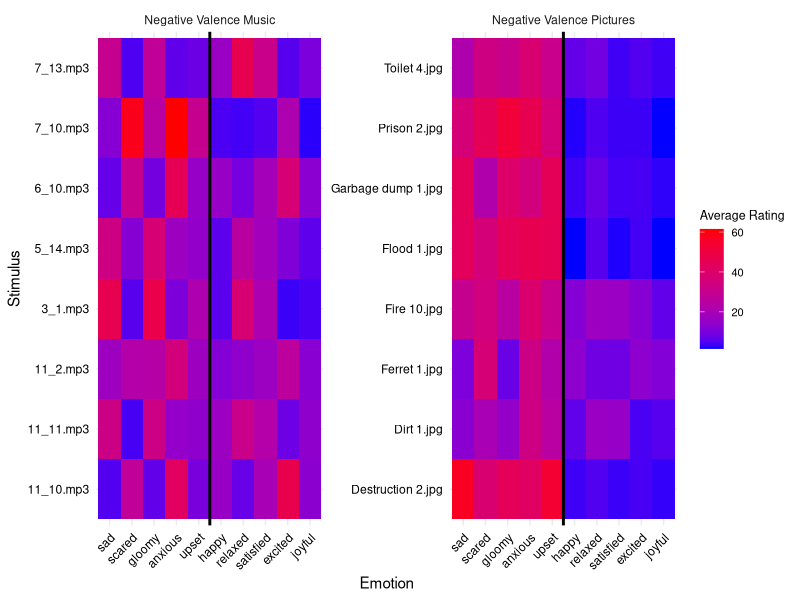
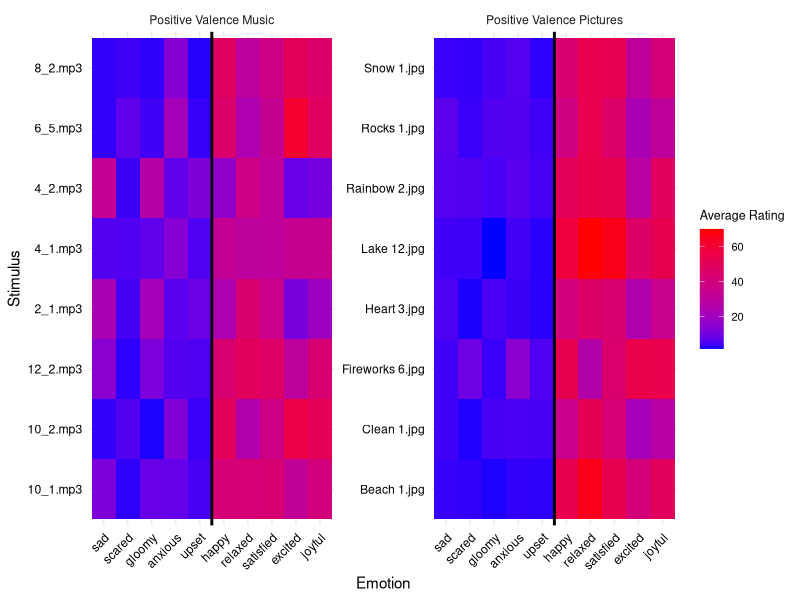
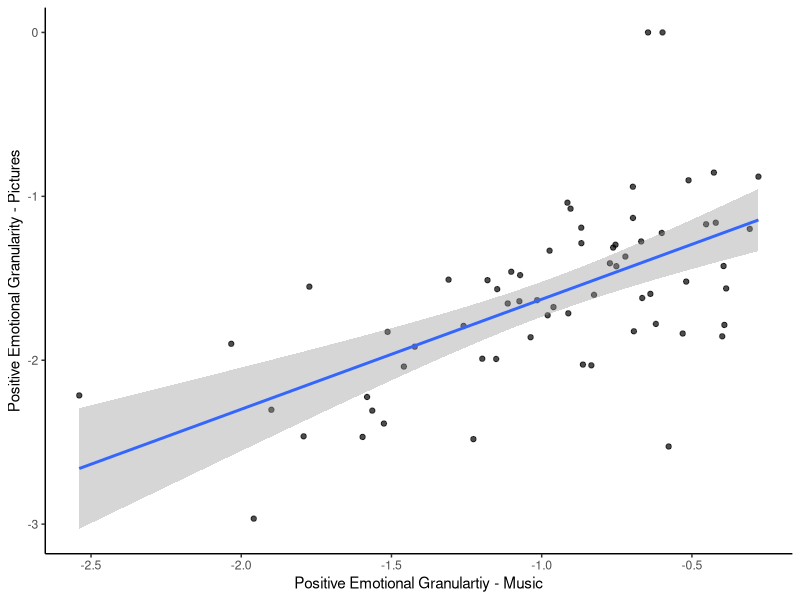
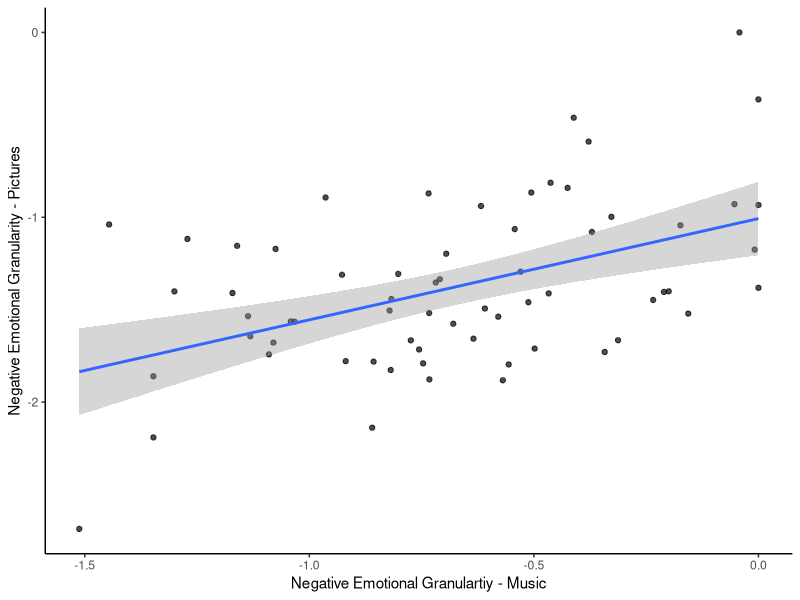
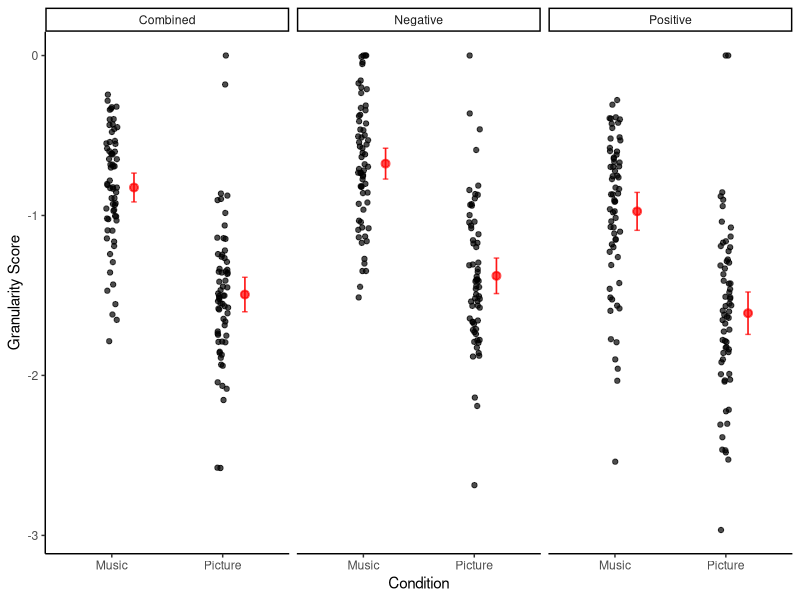
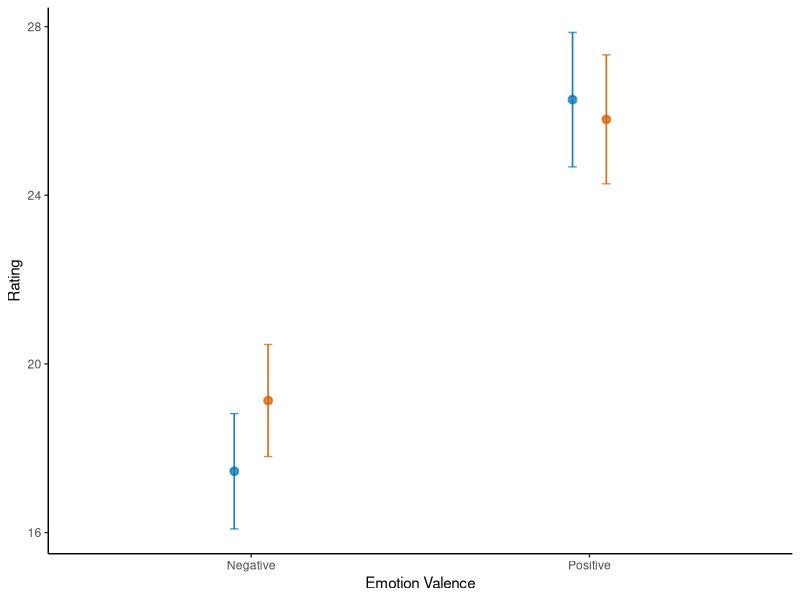
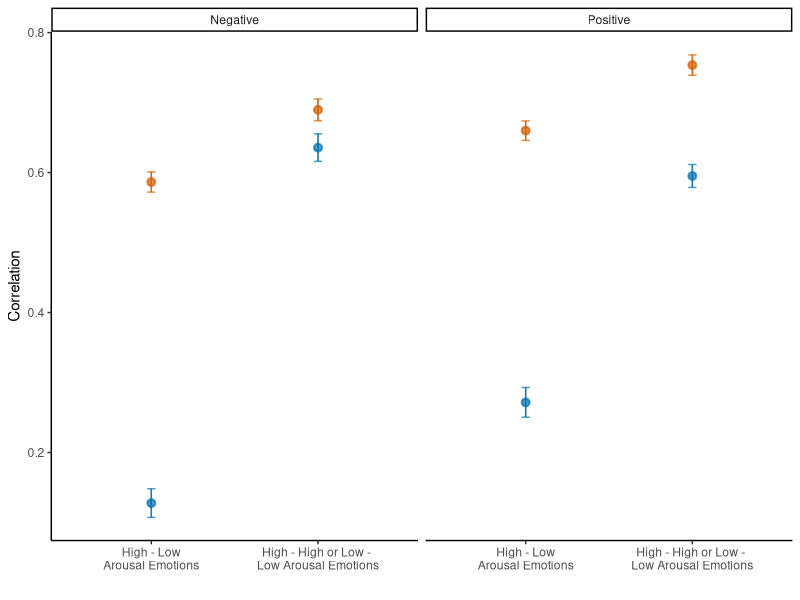
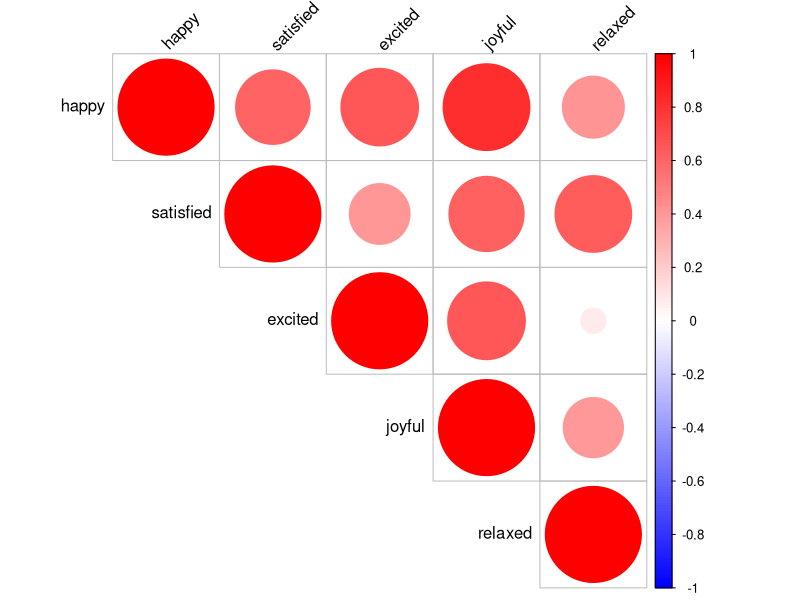

These figures' R source, in order:
## ---- chunk 1
library(lmerTest)
library(tidyverse)
library(corrplot)
## ---- chunk 2
granularity_scores <- read.csv(file='../data/study2_granularityscores.csv')

pos_ratings <- read.csv(file='../data/study2_positiveratings.csv')

neg_ratings <- read.csv(file='../data/study2_negativeratings.csv')
## ---- chunk 3
averages_pos <- pos_ratings %>%
  pivot_longer(happy:relaxed, names_to = "Emotion", values_to = "Response") %>%
  group_by(stim, condition, Emotion) %>%
  summarise(
     `Average Rating` = mean(Response, na.rm = TRUE)
    )

averages_neg <- neg_ratings %>%
  pivot_longer(gloomy:upset, names_to = "Emotion", values_to = "Response") %>%
  group_by(stim, condition,Emotion) %>%
  summarise(
    `Average Rating` = mean(Response, na.rm = TRUE)
    )

# Positive and Negative picture and music lists
pos_pic <- c("Beach 1.jpg", "Fireworks 6.jpg", "Lake 12.jpg", "Rainbow 2.jpg", "Clean 1.jpg", "Heart 3.jpg", "Rocks 1.jpg", "Snow 1.jpg")
neg_pic <- c("Dirt 1.jpg", "Ferret 1.jpg", "Fire 10.jpg", "Flood 1.jpg", "Destruction 2.jpg", "Garbage dump 1.jpg", "Prison 2.jpg", "Toilet 4.jpg")

pos_music <- c("2_1.mp3", "4_1.mp3", "4_2.mp3", "6_5.mp3", "8_2.mp3", "10_1.mp3", "10_2.mp3", "12_2.mp3")
neg_music <- c("3_1.mp3", "5_14.mp3", "6_10.mp3", "7_10.mp3", "7_13.mp3", "11_2.mp3", "11_10.mp3", "11_11.mp3")

# Apply the filter function
# Create a function to filter data by positive or negative images/music
filter_by_type <- function(data, type_list, column_name) {
  data %>%
    filter(!!sym(column_name) %in% type_list)
}
averages_master <- rbind(averages_pos,averages_neg)
pos_pic_data <- filter_by_type(averages_master, pos_pic, "stim")
neg_pic_data <- filter_by_type(averages_master, neg_pic, "stim")

pos_music_data <- filter_by_type(averages_master, pos_music, "stim")
neg_music_data <- filter_by_type(averages_master, neg_music, "stim")

neg_averages <- rbind(neg_pic_data,neg_music_data)

neg_averages$Emotion <- factor(neg_averages$Emotion, levels = c("sad", "scared", "gloomy", "anxious", "upset", "happy", "relaxed", "satisfied", "excited", "joyful"))

neg_averages %>%
  mutate(condition = recode(condition, music = "Negative Valence Music", pic = "Negative Valence Pictures")) %>%
  ggplot(aes(x = Emotion, y = stim, fill = `Average Rating`)) +
    geom_tile() +
    #ggtitle(paste("Average Responses by Emotion and Stimulus for", group_name)) +
    xlab("Emotion") +
    ylab("Stimulus") +
    scale_fill_gradient(low = "blue", high = "red") +  # Adjust color scheme as needed
    theme_minimal() +
    theme(axis.text.x = element_text(angle = 45, hjust = 1, color = "black"), axis.text.y = element_text(color = "black"), plot.background = element_rect(fill = "white", color = NA),  # Set plot background to white
        panel.background = element_rect(fill = "white", color = NA),legend.title = element_text(size = 9), 
               legend.text = element_text(size = 8)) +
  facet_wrap(~condition, scales = "free") +
  geom_vline(xintercept=5.5, color="black", linetype="solid", size=1)

pos_averages <- rbind(pos_pic_data,pos_music_data)

pos_averages$Emotion <- factor(pos_averages$Emotion, levels = c("sad", "scared", "gloomy", "anxious", "upset", "happy", "relaxed", "satisfied", "excited", "joyful"))

pos_averages %>%
  mutate(condition = recode(condition, music = "Positive Valence Music", pic = "Positive Valence Pictures")) %>%
  ggplot(aes(x = Emotion, y = stim, fill = `Average Rating`)) +
    geom_tile() +
    #ggtitle(paste("Average Responses by Emotion and Stimulus for", group_name)) +
    xlab("Emotion") +
    ylab("Stimulus") +
    scale_fill_gradient(low = "blue", high = "red") +  # Adjust color scheme as needed
    theme_minimal() +
    theme(axis.text.x = element_text(angle = 45, hjust = 1, color = "black"), axis.text.y = element_text(color = "black"), plot.background = element_rect(fill = "white", color = NA),  # Set plot background to white
        panel.background = element_rect(fill = "white", color = NA),legend.title = element_text(size = 9), 
               legend.text = element_text(size = 8)) +
  facet_wrap(~condition, scales = "free") +
  geom_vline(xintercept=5.5, color="black", linetype="solid", size=1)
## ---- chunk 4
#pos - music
pos_ratings_music <- pos_ratings %>%
  subset(condition=="music")

# Select only the numeric columns for the correlation matrix
matrix_columns <- pos_ratings_music[c(3:7)]

# Calculate the correlation matrix
correlation_matrix <- cor(matrix_columns, use = "complete.obs")

# Function to compute significance levels
cor.mtest <- function(mat, conf.level = 0.95) {
  mat <- as.matrix(mat)
  n <- ncol(mat)
  p.mat <- matrix(NA, n, n)
  diag(p.mat) <- 0
  for (i in 1:(n - 1)) {
    for (j in (i + 1):n) {
      tmp <- cor.test(mat[, i], mat[, j], conf.level = conf.level)
      p.mat[i, j] <- p.mat[j, i] <- tmp$p.value
    }
  }
  colnames(p.mat) <- rownames(p.mat) <- colnames(mat)
  p.mat
}

# Compute p-values
p_values <- cor.mtest(matrix_columns)

# Specify the folder where you want to save the file
output_folder <- "../results/qualtrics/"

# Combine the folder path with the file name
output_file <- file.path(output_folder, "full_surveys_corrmatrix.png")

# Open a PNG device with the specified file path
png(output_file, width = 800, height = 800)

# Generate the corrplot
corrplot(correlation_matrix, method = "circle", type = "upper", 
         p.mat = p_values, sig.level = 0.05, insig = "blank",
         tl.col = "black", tl.srt = 45, addCoef.col = NULL,
         col = colorRampPalette(c("blue", "white", "red"))(200))

title(main = "", col.main = "black", font.main = 4)

# Close the PNG device
dev.off()

#pos-pics
pos_ratings_pic <- pos_ratings %>%
  subset(condition=="pic")

# Select only the numeric columns for the correlation matrix
matrix_columns <- pos_ratings_pic[c(3:7)]

# Calculate the correlation matrix
correlation_matrix <- cor(matrix_columns, use = "complete.obs")

# Function to compute significance levels
cor.mtest <- function(mat, conf.level = 0.95) {
  mat <- as.matrix(mat)
  n <- ncol(mat)
  p.mat <- matrix(NA, n, n)
  diag(p.mat) <- 0
  for (i in 1:(n - 1)) {
    for (j in (i + 1):n) {
      tmp <- cor.test(mat[, i], mat[, j], conf.level = conf.level)
      p.mat[i, j] <- p.mat[j, i] <- tmp$p.value
    }
  }
  colnames(p.mat) <- rownames(p.mat) <- colnames(mat)
  p.mat
}

# Compute p-values
p_values <- cor.mtest(matrix_columns)

# Specify the folder where you want to save the file
output_folder <- "../results/qualtrics/"

# Combine the folder path with the file name
output_file <- file.path(output_folder, "full_surveys_corrmatrix.png")

# Open a PNG device with the specified file path
png(output_file, width = 800, height = 800)

# Generate the corrplot
corrplot(correlation_matrix, method = "circle", type = "upper", 
         p.mat = p_values, sig.level = 0.05, insig = "blank",
         tl.col = "black", tl.srt = 45, addCoef.col = NULL,
         col = colorRampPalette(c("blue", "white", "red"))(200))

title(main = "", col.main = "black", font.main = 4)

# Close the PNG device
dev.off()

#neg - music
neg_ratings_pic <- neg_ratings %>%
  subset(condition=="pic")

# Select only the numeric columns for the correlation matrix
matrix_columns <- neg_ratings_pic[c(3:7)]

# Calculate the correlation matrix
correlation_matrix <- cor(matrix_columns, use = "complete.obs")

# Function to compute significance levels
cor.mtest <- function(mat, conf.level = 0.95) {
  mat <- as.matrix(mat)
  n <- ncol(mat)
  p.mat <- matrix(NA, n, n)
  diag(p.mat) <- 0
  for (i in 1:(n - 1)) {
    for (j in (i + 1):n) {
      tmp <- cor.test(mat[, i], mat[, j], conf.level = conf.level)
      p.mat[i, j] <- p.mat[j, i] <- tmp$p.value
    }
  }
  colnames(p.mat) <- rownames(p.mat) <- colnames(mat)
  p.mat
}

# Compute p-values
p_values <- cor.mtest(matrix_columns)

# Specify the folder where you want to save the file
output_folder <- "../results/qualtrics/"

# Combine the folder path with the file name
output_file <- file.path(output_folder, "full_surveys_corrmatrix.png")

# Open a PNG device with the specified file path
png(output_file, width = 800, height = 800)

# Generate the corrplot
corrplot(correlation_matrix, method = "circle", type = "upper", 
         p.mat = p_values, sig.level = 0.05, insig = "blank",
         tl.col = "black", tl.srt = 45, addCoef.col = NULL,
         col = colorRampPalette(c("blue", "white", "red"))(200))

title(main = "", col.main = "black", font.main = 4)

# Close the PNG device
dev.off()

#pos-pics
pos_ratings_pic <- pos_ratings %>%
  subset(condition=="pic")

# Select only the numeric columns for the correlation matrix
matrix_columns <- pos_ratings_pic[c(3:7)]

# Calculate the correlation matrix
correlation_matrix <- cor(matrix_columns, use = "complete.obs")

# Function to compute significance levels
cor.mtest <- function(mat, conf.level = 0.95) {
  mat <- as.matrix(mat)
  n <- ncol(mat)
  p.mat <- matrix(NA, n, n)
  diag(p.mat) <- 0
  for (i in 1:(n - 1)) {
    for (j in (i + 1):n) {
      tmp <- cor.test(mat[, i], mat[, j], conf.level = conf.level)
      p.mat[i, j] <- p.mat[j, i] <- tmp$p.value
    }
  }
  colnames(p.mat) <- rownames(p.mat) <- colnames(mat)
  p.mat
}

# Compute p-values
p_values <- cor.mtest(matrix_columns)

# Specify the folder where you want to save the file
output_folder <- "../results/qualtrics/"

# Combine the folder path with the file name
output_file <- file.path(output_folder, "full_surveys_corrmatrix.png")

# Open a PNG device with the specified file path
png(output_file, width = 800, height = 800)

# Generate the corrplot
corrplot(correlation_matrix, method = "circle", type = "upper", 
         p.mat = p_values, sig.level = 0.05, insig = "blank",
         tl.col = "black", tl.srt = 45, addCoef.col = NULL,
         col = colorRampPalette(c("blue", "white", "red"))(200))

title(main = "", col.main = "black", font.main = 4)

# Close the PNG device
dev.off()
## ---- chunk 5
#granularity across pics + music
##positive
cor.test(granularity_scores$posmusicICC, granularity_scores$pospicICC)

##negative
cor.test(granularity_scores$negmusicICC, granularity_scores$negpicICC)

##combined
cor.test(granularity_scores$allmusicICC, granularity_scores$allpicICC)
## ---- chunk 6
#granularity across pics + music
##positive
t.test(granularity_scores$posmusicICC, granularity_scores$pospicICC, paired=TRUE)

##negative
t.test(granularity_scores$negmusicICC, granularity_scores$negpicICC, paired=TRUE)

##combined
t.test(granularity_scores$allmusicICC, granularity_scores$allpicICC, paired=TRUE)
## ---- chunk 7
#gloomy sad scared anxious upset
neg_ratings$average <- (neg_ratings$gloomy + neg_ratings$sad + neg_ratings$scared + neg_ratings$anxious + neg_ratings$gloomy)/5

neg_averages <-
  neg_ratings %>%
  group_by(Participant.Public.ID, condition) %>%
  dplyr::summarize(mean = mean(average))

neg_averages$valence <- "Negative"

m1 <- lmer(data=neg_averages, mean ~ condition + (1|Participant.Public.ID))
summary(m1)

#relaxed, excited, satisfied, happy, joyful
pos_ratings$average <- (pos_ratings$relaxed + pos_ratings$excited + pos_ratings$satisfied + pos_ratings$happy + pos_ratings$joyful)/5

pos_averages <-
  pos_ratings %>%
  group_by(Participant.Public.ID, condition) %>%
  dplyr::summarize(mean = mean(average))

pos_averages$valence <- "Positive"

m1 <- lmer(data=pos_averages, mean ~ condition + (1|Participant.Public.ID))
summary(m1)

averages <- rbind(neg_averages, pos_averages)
## ---- chunk 8
#correlation between ICCs
ggplot(data=granularity_scores, aes(x=posmusicICC, y=pospicICC)) +
  theme_classic()+
  theme(legend.position = "none")+
  geom_point(alpha=0.7) +
  geom_smooth(method="lm") +
  xlab("Positive Emotional Granulartiy - Music") +
  ylab("Positive Emotional Granularity - Pictures")

ggplot(data=granularity_scores, aes(x=negmusicICC, y=negpicICC)) +
  theme_classic()+
  theme(legend.position = "none")+
  geom_point(alpha=0.7) +
  geom_smooth(method="lm") +
  xlab("Negative Emotional Granulartiy - Music") +
  ylab("Negative Emotional Granularity - Pictures")

#magnitude differences in ICCs
granularity_scores_long <-
  granularity_scores %>%
  pivot_longer(negmusicICC:allpicICC) 
  
granularity_scores_long$valence <- ifelse(grepl("^neg",granularity_scores_long$name), "Negative", "Positive")
granularity_scores_long$valence <- ifelse(grepl("^all",granularity_scores_long$name), "Combined", granularity_scores_long$valence)
granularity_scores_long$condition <- ifelse(grepl("pic",granularity_scores_long$name), "Picture", "Music")


ggplot(data=granularity_scores_long, aes(x=condition, y=value)) +
  stat_summary(fun.data = 'mean_cl_normal', geom = 'errorbar', width = 0.05, alpha=0.7,position = position_nudge(x = .2, y = 0),color="red") +
  stat_summary(fun.data = 'mean_cl_normal', geom = 'pointrange', alpha=0.7,position = position_nudge(x = .2, y = 0),color="red")+
  theme_classic()+
  theme(legend.position = "none") +
  facet_wrap(~valence,scales = "free_x") +
  geom_jitter(alpha=0.7, width=0.05) +
  #geom_violinhalf(position = position_nudge(x = .2, y = 0))
  xlab("Condition") +
  ylab("Granularity Score")

#magnitude differences in raw ratings (not ICC)
ggplot(data=averages, aes(x=valence, y=mean, color=condition)) +
     stat_summary(fun.data = 'mean_se', geom = 'errorbar', width = 0.05, alpha=0.7,position=position_dodge(width=0.2)) +
  stat_summary(fun.data = 'mean_se', geom = 'pointrange', alpha=0.7,position=position_dodge(width=0.2))+
  theme_classic()+
  theme(legend.position = "none") +
  xlab("Emotion Valence") +
  ylab("Rating") +
  scale_color_manual(values=c("#0072B2", "#D55E00" )) +
  scale_fill_manual(values=c("#0072B2","#D55E00"))
## ---- chunk 9
##Pos emotions
#relaxed, excited, satisfied, happy, joyful

#relaxed - excited
relaxed_excited_cor <-
  pos_ratings %>%
  group_by(Participant.Public.ID, condition) %>%
  dplyr::summarize(cor = cor(relaxed, excited))

relaxed_excited_cor_pics <- relaxed_excited_cor %>%
  subset(condition == "pic")

relaxed_excited_cor_music <- relaxed_excited_cor %>%
  subset(condition == "music")

t.test(relaxed_excited_cor_music$cor, relaxed_excited_cor_pics$cor, paired=TRUE)

#relaxed - satisfied
relaxed_satisfied_cor <-
  pos_ratings %>%
  group_by(Participant.Public.ID, condition) %>%
  dplyr::summarize(cor = cor(relaxed, satisfied))

relaxed_satisfied_cor_pics <- relaxed_satisfied_cor %>%
  subset(condition == "pic")

relaxed_satisfied_cor_music <- relaxed_satisfied_cor %>%
  subset(condition == "music")

t.test(relaxed_satisfied_cor_music$cor, relaxed_satisfied_cor_pics$cor, paired=TRUE)

#relaxed - happy
relaxed_happy_cor <-
  pos_ratings %>%
  group_by(Participant.Public.ID, condition) %>%
  dplyr::summarize(cor = cor(relaxed, happy))

relaxed_happy_cor_pics <- relaxed_happy_cor %>%
  subset(condition == "pic")

relaxed_happy_cor_music <- relaxed_happy_cor %>%
  subset(condition == "music")

t.test(relaxed_happy_cor_music$cor, relaxed_happy_cor_pics$cor, paired=TRUE)

#relaxed - joyful
relaxed_joyful_cor <-
  pos_ratings %>%
  group_by(Participant.Public.ID, condition) %>%
  dplyr::summarize(cor = cor(relaxed, joyful))

relaxed_joyful_cor_pics <- relaxed_joyful_cor %>%
  subset(condition == "pic")

relaxed_joyful_cor_music <- relaxed_joyful_cor %>%
  subset(condition == "music")

t.test(relaxed_joyful_cor_music$cor, relaxed_joyful_cor_pics$cor, paired=TRUE)

#excited - satisfied
excited_satisfied_cor <-
  pos_ratings %>%
  group_by(Participant.Public.ID, condition) %>%
  dplyr::summarize(cor = cor(excited, satisfied))

excited_satisfied_cor_pics <- excited_satisfied_cor %>%
  subset(condition == "pic")

excited_satisfied_cor_music <- excited_satisfied_cor %>%
  subset(condition == "music")

t.test(excited_satisfied_cor_music$cor, excited_satisfied_cor_pics$cor, paired=TRUE)

#excited - happy
excited_happy_cor <-
  pos_ratings %>%
  group_by(Participant.Public.ID, condition) %>%
  dplyr::summarize(cor = cor(excited, happy))

excited_happy_cor_pics <- excited_happy_cor %>%
  subset(condition == "pic")

excited_happy_cor_music <- excited_happy_cor %>%
  subset(condition == "music")

t.test(excited_happy_cor_music$cor, excited_happy_cor_pics$cor, paired=TRUE)

#excited - joyful
excited_joyful_cor <-
  pos_ratings %>%
  group_by(Participant.Public.ID, condition) %>%
  dplyr::summarize(cor = cor(excited, joyful))

excited_joyful_cor_pics <- excited_joyful_cor %>%
  subset(condition == "pic")

excited_joyful_cor_music <- excited_joyful_cor %>%
  subset(condition == "music")

t.test(excited_joyful_cor_music$cor, excited_joyful_cor_pics$cor, paired=TRUE)

#satisfied - happy
satisfied_happy_cor <-
  pos_ratings %>%
  group_by(Participant.Public.ID, condition) %>%
  dplyr::summarize(cor = cor(satisfied, happy))

satisfied_happy_cor_pics <- satisfied_happy_cor %>%
  subset(condition == "pic")

satisfied_happy_cor_music <- satisfied_happy_cor %>%
  subset(condition == "music")

t.test(satisfied_happy_cor_music$cor, satisfied_happy_cor_pics$cor, paired=TRUE)

#satisfied - joyful
satisfied_joyful_cor <-
  pos_ratings %>%
  group_by(Participant.Public.ID, condition) %>%
  dplyr::summarize(cor = cor(satisfied, joyful))

satisfied_joyful_cor_pics <- satisfied_joyful_cor %>%
  subset(condition == "pic")

satisfied_joyful_cor_music <- satisfied_joyful_cor %>%
  subset(condition == "music")

t.test(satisfied_joyful_cor_music$cor, satisfied_joyful_cor_pics$cor, paired=TRUE)

#joyful - happy
joyful_happy_cor <-
  pos_ratings %>%
  group_by(Participant.Public.ID, condition) %>%
  dplyr::summarize(cor = cor(joyful, happy))

joyful_happy_cor_pics <- joyful_happy_cor %>%
  subset(condition == "pic")

joyful_happy_cor_music <- joyful_happy_cor %>%
  subset(condition == "music")

t.test(joyful_happy_cor_music$cor, joyful_happy_cor_pics$cor, paired=TRUE)

#neg emotions
#gloomy sad scared anxious upset
#gloomy - sad
gloomy_sad_cor <-
  neg_ratings %>%
  group_by(Participant.Public.ID, condition) %>%
  dplyr::summarize(cor = cor(gloomy, sad))

gloomy_sad_cor_pics <- gloomy_sad_cor %>%
  subset(condition == "pic")

gloomy_sad_cor_music <- gloomy_sad_cor %>%
  subset(condition == "music")

t.test(gloomy_sad_cor_music$cor, gloomy_sad_cor_pics$cor, paired=TRUE)

#gloomy - scared
gloomy_scared_cor <-
  neg_ratings %>%
  group_by(Participant.Public.ID, condition) %>%
  dplyr::summarize(cor = cor(gloomy, scared))

gloomy_scared_cor_pics <- gloomy_scared_cor %>%
  subset(condition == "pic")

gloomy_scared_cor_music <- gloomy_scared_cor %>%
  subset(condition == "music")

t.test(gloomy_scared_cor_music$cor, gloomy_scared_cor_pics$cor, paired=TRUE)

#gloomy - anxious
gloomy_anxious_cor <-
  neg_ratings %>%
  group_by(Participant.Public.ID, condition) %>%
  dplyr::summarize(cor = cor(gloomy, anxious))

gloomy_anxious_cor_pics <- gloomy_anxious_cor %>%
  subset(condition == "pic")

gloomy_anxious_cor_music <- gloomy_anxious_cor %>%
  subset(condition == "music")

t.test(gloomy_anxious_cor_music$cor, gloomy_anxious_cor_pics$cor, paired=TRUE)

#gloomy - upset
gloomy_upset_cor <-
  neg_ratings %>%
  group_by(Participant.Public.ID, condition) %>%
  dplyr::summarize(cor = cor(gloomy, upset))

gloomy_upset_cor_pics <- gloomy_upset_cor %>%
  subset(condition == "pic")

gloomy_upset_cor_music <- gloomy_upset_cor %>%
  subset(condition == "music")

t.test(gloomy_upset_cor_music$cor, gloomy_upset_cor_pics$cor, paired=TRUE)

#sad - scared
sad_scared_cor <-
  neg_ratings %>%
  group_by(Participant.Public.ID, condition) %>%
  dplyr::summarize(cor = cor(sad, scared))

sad_scared_cor_pics <- sad_scared_cor %>%
  subset(condition == "pic")

sad_scared_cor_music <- sad_scared_cor %>%
  subset(condition == "music")

t.test(sad_scared_cor_music$cor, sad_scared_cor_pics$cor, paired=TRUE)

#sad - anxious
sad_anxious_cor <-
  neg_ratings %>%
  group_by(Participant.Public.ID, condition) %>%
  dplyr::summarize(cor = cor(sad, anxious))

sad_anxious_cor_pics <- sad_anxious_cor %>%
  subset(condition == "pic")

sad_anxious_cor_music <- sad_anxious_cor %>%
  subset(condition == "music")

t.test(sad_anxious_cor_music$cor, sad_anxious_cor_pics$cor, paired=TRUE)

#sad - upset
sad_upset_cor <-
  neg_ratings %>%
  group_by(Participant.Public.ID, condition) %>%
  dplyr::summarize(cor = cor(sad, upset))

sad_upset_cor_pics <- sad_upset_cor %>%
  subset(condition == "pic")

sad_upset_cor_music <- sad_upset_cor %>%
  subset(condition == "music")

t.test(sad_upset_cor_music$cor, sad_upset_cor_pics$cor, paired=TRUE)

#scared - anxious
scared_anxious_cor <-
  neg_ratings %>%
  group_by(Participant.Public.ID, condition) %>%
  dplyr::summarize(cor = cor(scared, anxious))

scared_anxious_cor_pics <- scared_anxious_cor %>%
  subset(condition == "pic")

scared_anxious_cor_music <- scared_anxious_cor %>%
  subset(condition == "music")

t.test(scared_anxious_cor_music$cor, scared_anxious_cor_pics$cor, paired=TRUE)

#scared - upset
scared_upset_cor <-
  neg_ratings %>%
  group_by(Participant.Public.ID, condition) %>%
  dplyr::summarize(cor = cor(scared, upset))

scared_upset_cor_pics <- scared_upset_cor %>%
  subset(condition == "pic")

scared_upset_cor_music <- scared_upset_cor %>%
  subset(condition == "music")

t.test(scared_upset_cor_music$cor, scared_upset_cor_pics$cor, paired=TRUE)

#upset - anxious
upset_anxious_cor <-
  neg_ratings %>%
  group_by(Participant.Public.ID, condition) %>%
  dplyr::summarize(cor = cor(upset, anxious))

upset_anxious_cor_pics <- upset_anxious_cor %>%
  subset(condition == "pic")

upset_anxious_cor_music <- upset_anxious_cor %>%
  subset(condition == "music")

t.test(upset_anxious_cor_music$cor, upset_anxious_cor_pics$cor, paired=TRUE)
## ---- chunk 10
##Pos emotions
#relaxed (low), excited (high), satisfied (low), happy (high), joyful (high)
relaxed_excited_cor$arousal_dif <- "different"
relaxed_satisfied_cor$arousal_dif <- "same"
relaxed_happy_cor$arousal_dif <- "different"
relaxed_joyful_cor$arousal_dif <- "different"
excited_satisfied_cor$arousal_dif <- "different"
excited_happy_cor$arousal_dif <- "same"
excited_joyful_cor$arousal_dif <- "same"
satisfied_happy_cor$arousal_dif <- "different"
satisfied_joyful_cor$arousal_dif <- "different"
joyful_happy_cor$arousal_dif <- "same"

master <- rbind(relaxed_excited_cor, relaxed_satisfied_cor, relaxed_happy_cor, 
                relaxed_joyful_cor,excited_satisfied_cor,excited_happy_cor,
                excited_joyful_cor,satisfied_happy_cor,satisfied_joyful_cor,
                joyful_happy_cor)
master$condition <- as.factor(master$condition)
contrasts(master$condition) <- c(-0.5,0.5)
master$arousal_dif <- as.factor(master$arousal_dif)
contrasts(master$arousal_dif) <- c(-0.5,0.5)

test <- lmer(data=master, scale(cor) ~ condition*arousal_dif + (condition*arousal_dif|Participant.Public.ID))
summary(test)

##Neg emotions
gloomy_sad_cor$arousal_dif <- "same"
gloomy_scared_cor$arousal_dif <- "different"
gloomy_anxious_cor$arousal_dif <- "different"
gloomy_upset_cor$arousal_dif <- "different"
sad_anxious_cor$arousal_dif <- "different"
sad_upset_cor$arousal_dif <- "different"
scared_anxious_cor$arousal_dif <- "same"
scared_upset_cor$arousal_dif <- "same"
upset_anxious_cor$arousal_dif <- "same"
sad_scared_cor$arousal_dif <- "different"

master_neg <- rbind(gloomy_sad_cor, gloomy_scared_cor, gloomy_anxious_cor, 
                gloomy_upset_cor,sad_anxious_cor,sad_upset_cor,
                scared_upset_cor,scared_anxious_cor,scared_anxious_cor,
                sad_scared_cor)
master_neg$condition <- as.factor(master_neg$condition)
contrasts(master_neg$condition) <- c(-0.5,0.5)
master_neg$arousal_dif <- as.factor(master_neg$arousal_dif)
contrasts(master_neg$arousal_dif) <- c(-0.5,0.5)

test <- lmer(data=master_neg, scale(cor) ~ condition*arousal_dif + (condition*arousal_dif|Participant.Public.ID))
summary(test)

master$valence <- "Positive"
master_neg$valence <- "Negative"

master_posneg <- rbind(master,master_neg)
## ---- chunk 11
master_posneg %>%
  mutate(arousal_dif = recode(arousal_dif, "different" = "High - Low\nArousal Emotions", "same" = "High - High or Low - \nLow Arousal Emotions")) %>%
  ggplot(aes(x=arousal_dif, y=cor, color=condition)) +
   stat_summary(fun.data = 'mean_se', geom = 'errorbar', width = 0.05, alpha=0.7) +
  stat_summary(fun.data = 'mean_se', geom = 'pointrange', alpha=0.7)+
  theme_classic() +
  theme(legend.position = "none") +
  facet_grid(~valence)+
  xlab("") +
  ylab("Correlation")  +
  scale_color_manual(values=c("#0072B2", "#D55E00" )) +
  scale_fill_manual(values=c("#0072B2","#D55E00"))
